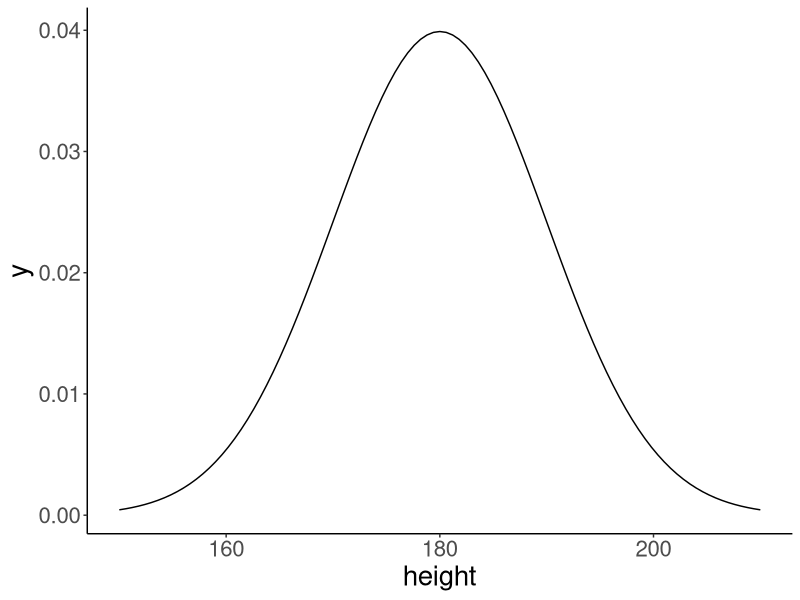
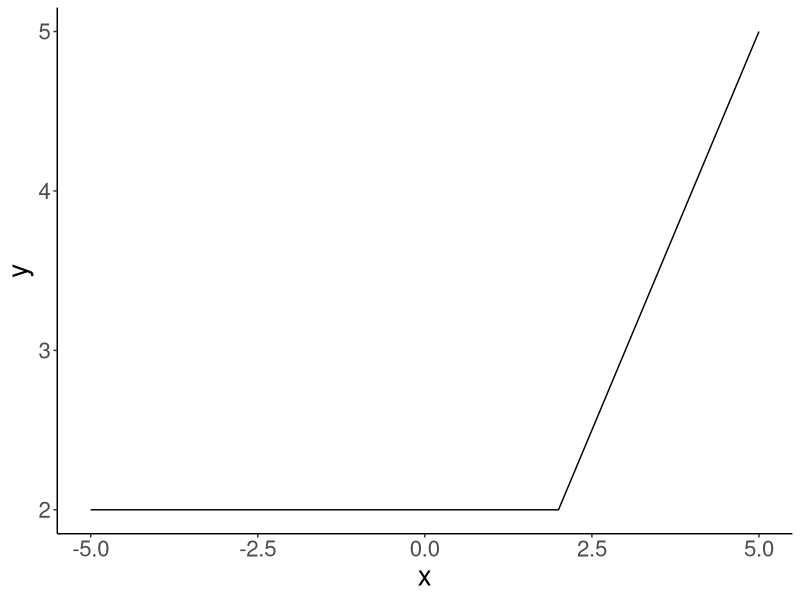
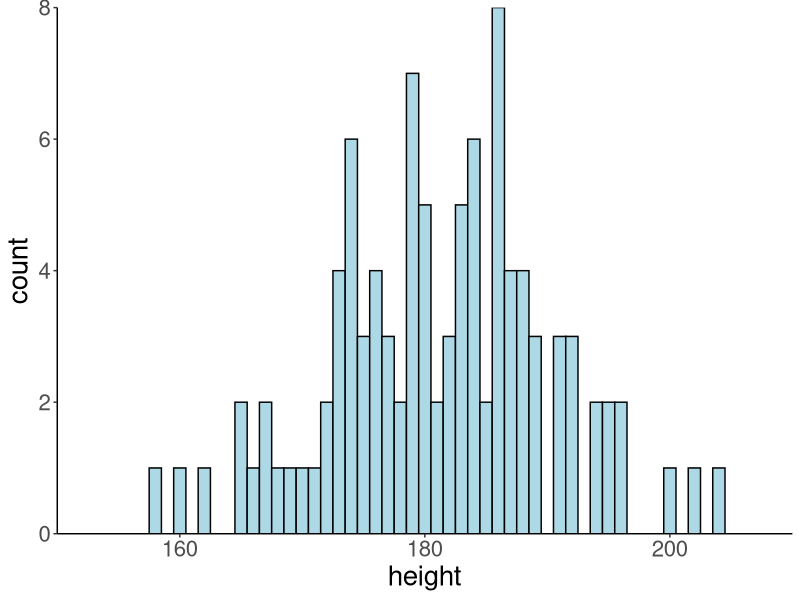
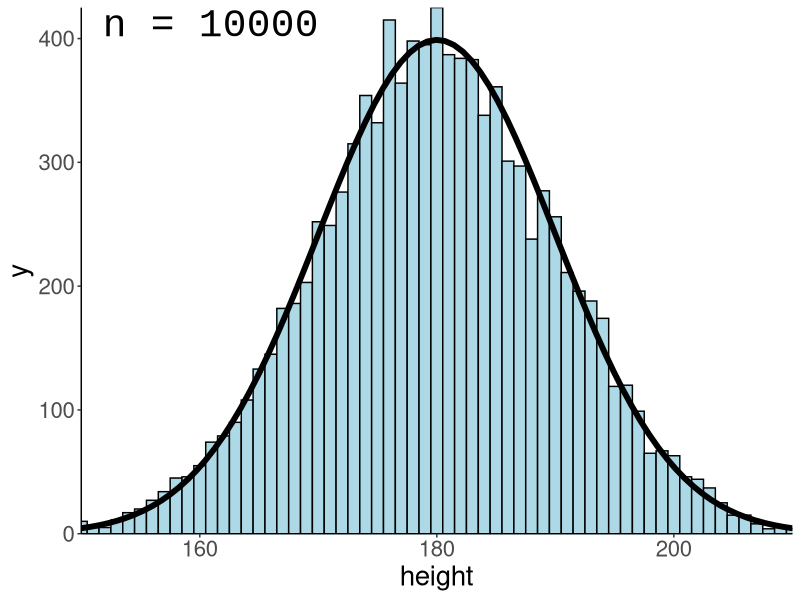
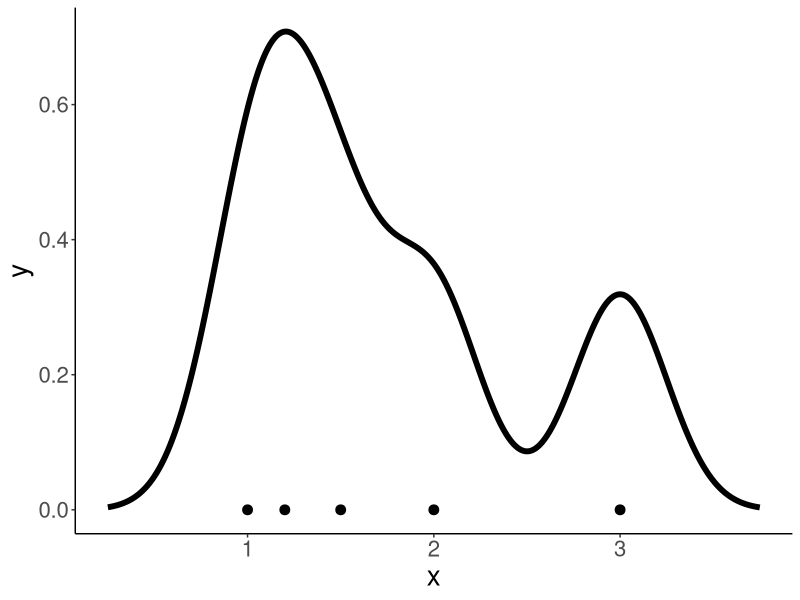
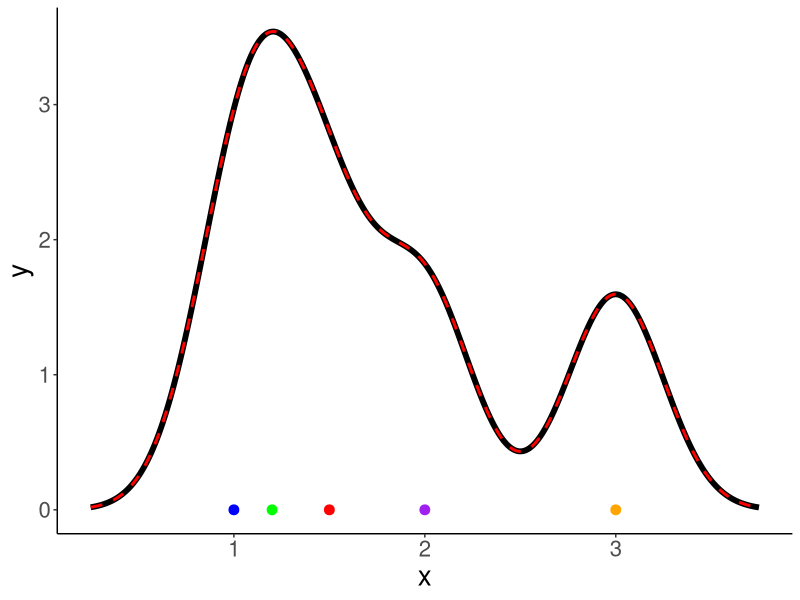
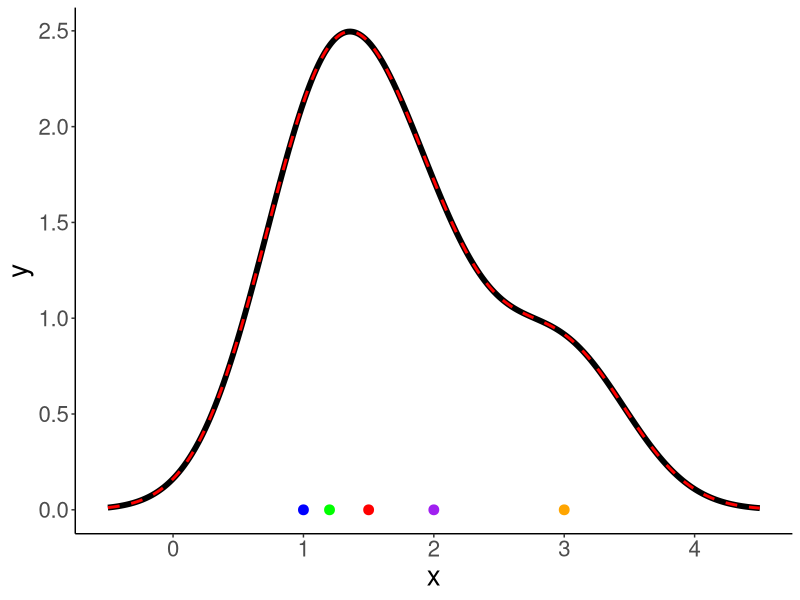
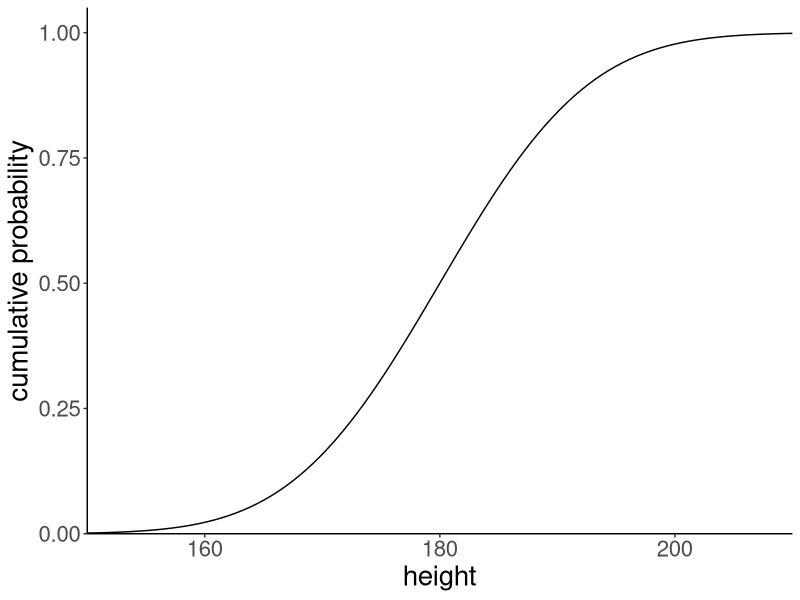

Write R code to recreate these figures, in order.
## ---- chunk 1
library("knitr")
library("kableExtra")
library("MASS")
library("patchwork")
library("tidyverse")
## ---- chunk 2
theme_set(theme_classic() + #set the theme 
            theme(text = element_text(size = 20))) #set the default text size

opts_chunk$set(comment = "",
               fig.show = "hold")
## ---- chunk 3
numbers = 1:3

numbers %>% 
  sample(size = 10,
         replace = T)
## ---- chunk 4
numbers = 1:3

numbers %>% 
  sample(size = 10,
         replace = T,
         prob = c(0.8, 0.1, 0.1))
## ---- chunk 5
numbers = 1:5

numbers %>% 
  sample(5)
## ---- chunk 6
set.seed(1)

numbers = 1:5

numbers %>% 
  sample(5)
## ---- chunk 7
set.seed(1)
n = 10
df.data = tibble(trial = 1:n,
                 stimulus = sample(c("flower", "pet"), size = n, replace = T),
                 rating = sample(1:10, size = n, replace = T))
## ---- chunk 8
set.seed(1)
df.data %>% 
  slice_sample(n = 6, 
               replace = T)
## ---- chunk 9
set.seed(1)
df.data %>% 
  slice_sample(prop = 0.5)
## ---- chunk 10
tibble(letter = c("`d`","`p`","`q`","`r`"),
  description = c('for "__density__", the density function (probability function (for _discrete_ variables) or probability density function (for _continuous_ variables))',
                  'for "__probability__", the cumulative distribution function',
                  'for "__quantile__", the inverse cumulative distribution function',
                  'for "__random__", a random variable having the specified distribution'),
  example = c("`dnorm()`", "`pnorm()`", "`qnorm()`", "`rnorm()`")) %>% 
kable() %>% 
kable_styling(bootstrap_options = "striped",
              full_width = F)
## ---- chunk 11
ggplot(data = tibble(height = c(150, 210)),
       mapping = aes(x = height)) +
  stat_function(fun = ~ dnorm(., mean = 180, sd = 10))
## ---- chunk 12
# define the breakpoint function 
fun.breakpoint = function(x, breakpoint){
  x[x < breakpoint] = breakpoint
  return(x)
}

# plot the function
ggplot(data = tibble(x = c(-5, 5)),
       mapping = aes(x = x)) +
  stat_function(fun = ~ fun.breakpoint(., breakpoint = 2))
## ---- chunk 13
# make this example reproducible 
set.seed(1)

# define how many samples to draw 
tmp.nsamples = 100

# make a data frame with the samples
df.plot = tibble(height = rnorm(n = tmp.nsamples, mean = 180, sd = 10))

# plot the samples using a histogram 
ggplot(data = df.plot,
       mapping = aes(x = height)) +
  geom_histogram(binwidth = 1,
                 color = "black",
                 fill = "lightblue") +
  scale_x_continuous(breaks = c(160, 180, 200)) +
  coord_cartesian(xlim = c(150, 210), expand = F)

# remove all variables with tmp in their name 
rm(list = ls() %>% str_subset(pattern = "tmp."))
## ---- chunk 14
# make this example reproducible 
set.seed(1)

# play around with this value
# tmp.nsamples = 100
tmp.nsamples = 10000
tmp.binwidth = 1

# make a data frame with the samples
df.plot = tibble(height = rnorm(n = tmp.nsamples,
                                mean = 180,
                                sd = 10)) 

# adjust the density of the normal distribution based on the samples and binwidth 
fun.dnorm = function(x, mean, sd, n, binwidth){
  dnorm(x = x, mean = mean, sd = sd) * n * binwidth
}

# plot the samples using a histogram 
ggplot(data = df.plot,
       mapping = aes(x = height)) +
  geom_histogram(binwidth = tmp.binwidth,
                 color = "black",
                 fill = "lightblue") +
  stat_function(fun = ~ fun.dnorm(x = .,
                                  mean = 180,
                                  sd = 10,
                                  n = tmp.nsamples,
                                  binwidth = tmp.binwidth),
                xlim = c(min(df.plot$height), max(df.plot$height)),
                size = 2) +
  annotate(geom = "text",
           label = str_c("n = ", tmp.nsamples),
           x = -Inf,
           y = Inf,
           hjust = -0.1,
           vjust = 1.1,
           size = 10,
           family = "Courier New") +
  scale_x_continuous(breaks = c(160, 180, 200)) +
  coord_cartesian(xlim = c(150, 210), expand = F)

# remove all variables with tmp in their name 
rm(list = ls() %>% str_subset(pattern = "tmp."))
## ---- chunk 15

# calculate density
observations = c(1, 1.2, 1.5, 2, 3)
bandwidth = 0.25 # bandwidth (= sd) of the Gaussian distribution 
tmp.density = density(observations,
        kernel = "gaussian",
        bw = bandwidth,
        n = 512)

# save density as data frame 
df.density = tibble(x = tmp.density$x,
                    y = tmp.density$y) 

df.density %>% 
  head() %>% 
  kable(digits = 3) %>% 
  kable_styling(bootstrap_options = "striped",
                full_width = F)
## ---- chunk 16
ggplot(data = df.density, 
       mapping = aes(x = x, y = y)) +
  geom_line(size = 2) +
  geom_point(data = enframe(observations),
             mapping = aes(x = value, y = 0),
             size = 3)
## ---- chunk 17
# add densities for the individual normal distributions
for (i in 1:length(observations)){
  df.density[[str_c("observation_",i)]] = dnorm(df.density$x,
                                                mean = observations[i],
                                                sd = bandwidth)
}

# sum densities
df.density = df.density %>%
  mutate(sum_norm = rowSums(select(., contains("observation_"))),
         y = y * length(observations))

df.density %>% 
  head() %>% 
  kable(digits = 3) %>% 
  kable_styling(bootstrap_options = "striped",
                full_width = F)
## ---- chunk 18
# colors of individual Gaussian distributions 
colors = c("blue", "green", "red", "purple", "orange")

# original density 
p = ggplot(data = df.density, aes(x = x, y = y)) +
  geom_line(size = 2)

# individual densities 
for (i in 1:length(observations)){
  p = p + stat_function(fun = "dnorm",
                        args = list(mean = observations[i], sd = bandwidth),
                        color = colors[i])
}

# individual observations 
p = p + geom_point(data = enframe(observations),
             mapping = aes(x = value, y = 0, color = factor(1:5)),
             size = 3,
             show.legend = F) +
  scale_color_manual(values = colors)

# sum of the individual densities
p = p +
  geom_line(data = df.density,
            aes(x = x, y = sum_norm),
            size = 1,
            color = "red",
            linetype = 2)
p # print the figure
## ---- chunk 19
# colors of individual Gaussian distributions 
colors = c("blue", "green", "red", "purple", "orange")

# calculate density
observations = c(1, 1.2, 1.5, 2, 3)
bandwidth = 0.5 # bandwidth (= sd) of the Gaussian distribution 
tmp.density = density(observations,
        kernel = "gaussian",
        bw = bandwidth,
        n = 512)

# save density as data frame 
df.density = tibble(
  x = tmp.density$x,
  y = tmp.density$y
) 

# add densities for the individual normal distributions
for (i in 1:length(observations)){
  df.density[[str_c("observation_",i)]] = dnorm(df.density$x,
                                                mean = observations[i],
                                                sd = bandwidth)
}

# sum densities
df.density = df.density %>%
  mutate(sum_norm = rowSums(select(., contains("observation_"))),
         y = y * length(observations))

# original plot 
p = ggplot(data = df.density, aes(x = x, y = y)) +
  geom_line(size = 2) +
  geom_point(data = enframe(observations),
             mapping = aes(x = value,
                           y = 0,
                           color = factor(1:5)),
             size = 3,
             show.legend = F) +
  scale_color_manual(values = colors)

# add individual Gaussians
for (i in 1:length(observations)){
  p = p + stat_function(fun = "dnorm",
                        args = list(mean = observations[i], sd = bandwidth),
                        color = colors[i])
}

# add the sum of Gaussians
p = p +
  geom_line(data = df.density,
            aes(x = x, y = sum_norm),
            size = 1,
            color = "red",
            linetype = 2)
p
## ---- chunk 20
ggplot(data = tibble(height = c(150, 210)),
       mapping = aes(x = height)) +
  stat_function(fun = ~ pnorm(q = ., 
                              mean = 180, 
                              sd = 10)) + 
  labs(x = "height", y = "cumulative probability") + 
  scale_x_continuous(breaks = c(160, 180, 200)) + 
  coord_cartesian(xlim = c(150, 210),
                  ylim = c(0, 1.05),
                  expand = F)
## ---- chunk 21
tmp.x = 190
tmp.y = pnorm(tmp.x, mean = 180, sd = 10)

print(tmp.y %>% round(3))

# draw the cumulative probability distribution and show the value
ggplot(data = tibble(height = c(150, 210)),
       mapping = aes(x = height)) +
  stat_function(fun = ~ pnorm(q = .,
                              mean = 180, 
                              sd = 10 )) +
  annotate(geom = "point",
           x = tmp.x, 
           y = tmp.y,
           size = 4,
           color = "blue") +
  geom_segment(mapping = aes(x = tmp.x,
                             xend = tmp.x,
                             y = 0,
                             yend = tmp.y),
               size = 1,
               color = "blue") +
  geom_segment(mapping = aes(x = -5,
                             xend = tmp.x,
                             y = tmp.y,
                             yend = tmp.y),
               size = 1,
               color = "blue") +
  labs(x = "height", y = "cumulative probability") + 
  scale_x_continuous(breaks = c(160, 180, 200)) + 
  coord_cartesian(xlim = c(150, 210),
                  ylim = c(0, 1.05),
                  expand = F)

# remove all variables with tmp in their name 
rm(list = str_subset(string = ls(), pattern = "tmp."))
## ---- chunk 22
ggplot(data = tibble(height = c(150, 210)),
       mapping = aes(x = height)) + 
  stat_function(fun = ~ dnorm(., mean = 180, sd = 10),
                geom = "area",
                fill = "lightblue",
                xlim = c(150, 190)) +
  stat_function(fun = ~ dnorm(., mean = 180, sd = 10),
                size = 1.5) +
  labs(x = "height", y = "density") + 
  scale_y_continuous(expand = expansion(mult = c(0, 0.1))) +
  scale_x_continuous(breaks = c(160, 180, 200)) + 
  coord_cartesian(xlim = c(150, 210))
## ---- chunk 23
ggplot(data = tibble(probability = c(0, 1)),
       mapping = aes(x = probability)) +
  stat_function(fun = ~ qnorm(p = ., 
                              mean = 180,
                              sd = 10)) + 
  labs(y = "height", 
       x = "cumulative probability") + 
  scale_x_continuous(breaks = seq(from = 0, to = 1, by = 0.1)) + 
  scale_y_continuous(limits = c(160, 200)) + 
  coord_cartesian(xlim = c(0, 1.05),
                  expand = F)
## ---- chunk 24
tmp.x = 0.3
tmp.y = qnorm(tmp.x, mean = 180, sd = 10)

print(tmp.y %>% round(3))

# draw the cumulative probability distribution and show the value
ggplot(data = tibble(probability = c(0, 1)),
       mapping = aes(x = probability)) +
  stat_function(fun = ~ qnorm(., mean = 180, sd = 10)) +
  annotate(geom = "point",
           x = tmp.x, 
           y = tmp.y,
           size = 4,
           color = "blue") +
  geom_segment(mapping = aes(x = tmp.x,
                             xend = tmp.x,
                             y = 160,
                             yend = tmp.y),
               size = 1,
               color = "blue") +
  geom_segment(mapping = aes(x = 0,
                             xend = tmp.x,
                             y = tmp.y,
                             yend = tmp.y),
               size = 1,
               color = "blue") +
  labs(x = "cumulative probability",
       y = "height") + 
  scale_x_continuous(breaks = seq(from = 0, to = 1, by = 0.1)) + 
  scale_y_continuous(limits = c(160, 200)) + 
  coord_cartesian(xlim = c(0, 1.05),
                  expand = F)

# remove all variables with tmp in their name 
rm(list = str_subset(string = ls(), pattern = "tmp."))
## ---- chunk 25
tmp.lower = 170
tmp.upper = 180

tmp.prob = pnorm(tmp.upper, mean = 180, sd = 10) - 
  pnorm(tmp.lower, mean = 180, sd = 10)

tmp.prob

ggplot(data = tibble(x = c(150, 210)),
       mapping = aes(x = x)) + 
  stat_function(fun = ~ dnorm(., mean = 180, sd = 10),
                geom = "area",
                fill = "lightblue",
                xlim = c(tmp.lower, tmp.upper),
                color = "black",
                linetype = 2) +
  stat_function(fun = ~ dnorm(., mean = 180, sd = 10),
                size = 1.5) +
  labs(x = "height",
       y = "density") + 
  scale_y_continuous(expand = expansion(mult = c(0, 0.1))) +
  scale_x_continuous(breaks = c(160, 180, 200)) + 
  coord_cartesian(xlim = c(150, 210))

# remove all variables with tmp in their name 
rm(list = str_subset(string = ls(), pattern = "tmp."))
## ---- chunk 26
# let's compute the probability of observing a value within a certain range 
tmp.lower = 170
tmp.upper = 180

# make example reproducible
set.seed(1)

# generate some samples and store them in a data frame 
tmp.nsamples = 10000

df.samples = tibble(height = rnorm(n = tmp.nsamples, mean = 180, sd = 10))

# compute the probability that sample lies within the range of interest
tmp.prob = df.samples %>% 
  filter(height >= tmp.lower,
         height <= tmp.upper) %>% 
  summarize(prob = n()/tmp.nsamples)

# illustrate the result using a histogram 
ggplot(data = df.samples,
       mapping = aes(x = height)) + 
  geom_histogram(binwidth = 1,
                 color = "black",
                 fill = "lightblue") +
  geom_vline(xintercept = tmp.lower,
             size = 1, 
             color = "red",
             linetype = 2) +
  geom_vline(xintercept = tmp.upper,
             size = 1, 
             color = "red",
             linetype = 2) +
  annotate(geom = "label",
           label = str_c(tmp.prob %>% round(3) * 100, "%"),
           x = 175,
           y = 200,
           hjust = 0.5,
           size = 10) + 
  scale_y_continuous(expand = expansion(mult = c(0, 0.1))) +
  labs(x = "height")

# remove all variables with tmp in their name 
rm(list = str_subset(string = ls(), pattern = "tmp."))
## ---- chunk 27
ggplot(data = tibble(height = c(30, 70)),
       mapping = aes(x = height)) +
  stat_function(fun = ~ dgamma(., shape = 50, rate = 1))
## ---- chunk 28
1 - pgamma(60, shape = 50, rate = 1)
## ---- chunk 29
first_range = pgamma(55, shape = 50, rate = 1) - pgamma(50, shape = 50, rate = 1)
second_range = pgamma(65, shape = 50, rate = 1) - pgamma(55, shape = 50, rate = 1)

first_range - second_range
## ---- chunk 30
qgamma(0.75, shape = 50, rate = 1)
## ---- chunk 31
set.seed(1)
df.penguins = tibble(height = rgamma(n = 100000, shape = 50, rate = 1))
## ---- chunk 32
df.penguins %>% 
  # mutate(taller_than_60 = height > 60)
  summarize(probability = sum(height > 60) / n())
## ---- chunk 33
df.penguins %>% 
  summarize(probability = (sum(between(height, 50, 55)) - sum(between(height, 55, 65)))/n())
## ---- chunk 34
df.penguins %>% 
  arrange(height) %>%
  slice_head(prop = 0.75) %>% 
  summarize(height = max(height))
## ---- chunk 35
height = 175

# priors 
prior_basketball = 2/3 
prior_chess = 1/3 

# likelihood  
mean_basketball = 180
sd_basketball = 10

mean_chess = 170
sd_chess = 8

likelihood_basketball = dnorm(height, mean = mean_basketball, sd = sd_basketball)
likelihood_chess = dnorm(height, mean = mean_chess, sd = sd_chess)

# posterior
posterior_basketball = (likelihood_basketball * prior_basketball) / 
  ((likelihood_basketball * prior_basketball) + (likelihood_chess * prior_chess))

posterior_basketball %>% print()
## ---- chunk 36
# number of kids 
tmp.nkids = 10000

# make reproducible 
set.seed(1)

# priors 
prior_basketball = 2/3 
prior_chess = 1/3 

# likelihood functions 
mean_basketball = 180
sd_basketball = 10

mean_chess = 170
sd_chess = 8

# data frame with the kids
df.camp = tibble(kid = 1:tmp.nkids,
                 sport = sample(c("chess", "basketball"),
                                size = tmp.nkids,
                                replace = T,
                                prob = c(prior_chess, prior_basketball))) %>% 
  rowwise() %>% 
  mutate(height = ifelse(test = sport == "chess",
                         yes = rnorm(., mean = mean_chess, sd = sd_chess),
                         no = rnorm(., mean = mean_basketball, sd = sd_basketball))) %>% 
  ungroup

df.camp %>% print()
## ---- chunk 37
# number of kids 
tmp.nkids = 100000

# make reproducible 
set.seed(3)

df.camp2 = tibble(
  kid = 1:tmp.nkids,
  sport = sample(c("chess", "basketball"),
                 size = tmp.nkids,
                 replace = T,
                 prob = c(prior_chess, prior_basketball))) %>% 
  arrange(sport) %>% 
  mutate(height = c(rnorm(sum(sport == "basketball"),
                          mean = mean_basketball,
                          sd = sd_basketball),
                    rnorm(sum(sport == "chess"),
                          mean = mean_chess,
                          sd = sd_chess)))
## ---- chunk 38
tmp.height = 175
tmp.margin = 1

df.camp %>% 
  filter(between(height,
          left = tmp.height - tmp.margin,
          right = tmp.height + tmp.margin)) %>% 
  count(sport) %>% 
  pivot_wider(names_from = sport,
              values_from = n) %>% 
  summarize(prob_basketball = basketball/(basketball + chess))
## ---- chunk 39
sessionInfo()
